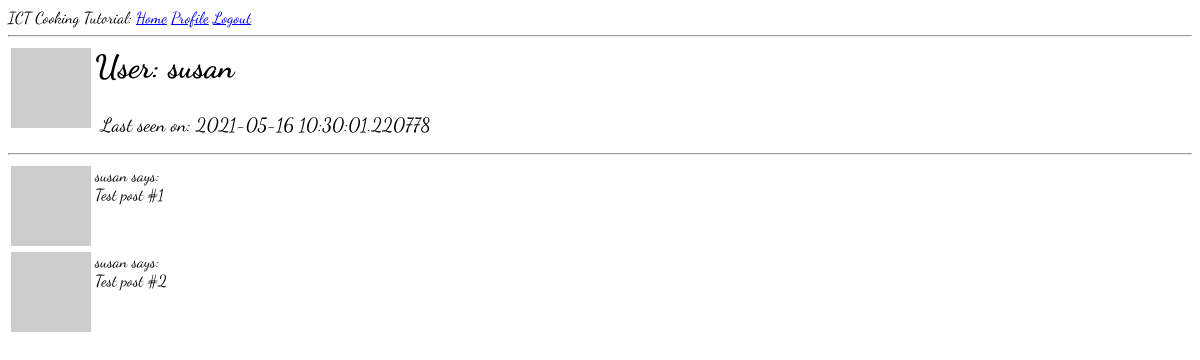
Before: /user/susan (signed in) with the older database file.
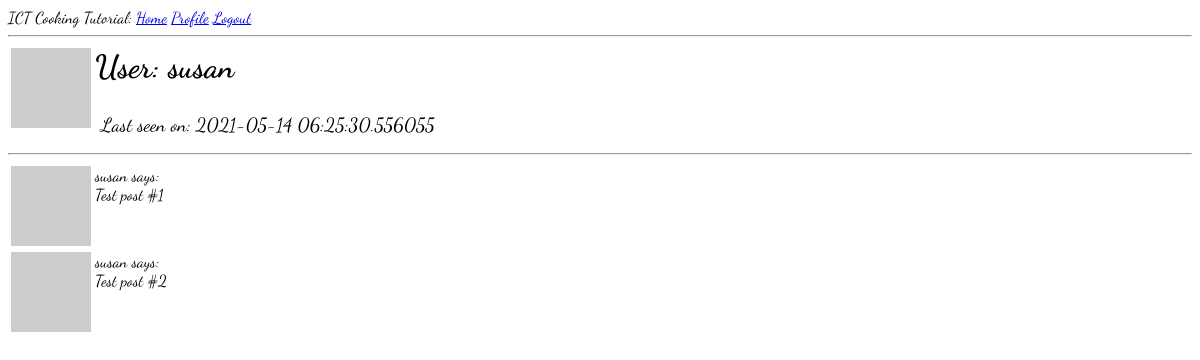
After: the same page with the newer database file.
### app/models.py (models this page shows, shortened)
class User(UserMixin, db.Model):
    id = db.Column(db.Integer, primary_key=True)
    username = db.Column(db.String(64), index=True, unique=True)
    email = db.Column(db.String(120), index=True, unique=True)
    password_hash = db.Column(db.String(128))
    posts = db.relationship('Post', backref='author', lazy='dynamic')
    about_me = db.Column(db.String(140))
    last_seen = db.Column(db.DateTime, default=datetime.utcnow)
    def avatar(self, size):
        digest = md5(self.email.lower().encode('utf-8')).hexdigest()
        return 'https://www.gravatar.com/avatar/{}?d=identicon&s={}'.format(
            digest, size)

### app/routes.py (the view)
@app.route('/user/<username>')
@login_required
def user(username):
    user = User.query.filter_by(username=username).first_or_404()
    posts = [
        {'author': user, 'body': 'Test post #1'},
        {'author': user, 'body': 'Test post #2'}
    ]
    return render_template('user.html', user=user, posts=posts)

### app/models.py (called while the page is built)
@login.user_loader
def load_user(id):
    return User.query.get(int(id))

### app/routes.py (called while the page is built)
@app.before_request
def before_request():
    if current_user.is_authenticated:
        current_user.last_seen = datetime.utcnow()
        db.session.commit()

### app/templates/user.html (shortened to what this page needs)
{% extends "base.html" %}
{% block content %}
    <table>
        <tr valign="top">
            <td><img src="{{ user.avatar(128) }}"></td>
            <td>
                <h1>User: {{ user.username }}</h1>
                {% if user.last_seen %}<p>Last seen on: {{ user.last_seen }}</p>{% endif %}
            </td>
        </tr>
    </table>
    <hr>
    {% for post in posts %}
        {% include '_post.html' %}
    {% endfor %}
{% endblock %}

### app/templates/base.html (shortened to what this page needs)
<html>
    <head>
        <link type="text/css" rel="stylesheet" href="{{url_for('static', filename='css/content_style.css') }}">
    </head>
    <body>
        <div>
            ICT Cooking Tutorial:
            <a href="{{ url_for('index') }}">Home</a>
            {% if current_user.is_anonymous %}
            <a href="{{ url_for('login') }}">Login</a>
            {% else %}
            <a href="{{ url_for('user', username=current_user.username) }}">Profile</a>
            <a href="{{ url_for('logout') }}">Logout</a>
            {% endif %}
          </div>
        <hr>
        {% block content %}{% endblock %}
    </body>
</html>

### app/templates/_post.html
<table>
    <tr valign="top">
        <td><img src="{{ post.author.avatar(36) }}"></td>
        <td>{{ post.author.username }} says:<br>{{ post.body }}</td>
    </tr>
</table>

### app/static/css/content_style.css (style rules this page uses)
body { font-family: 'Dancing Script', cursive; }
p { margin: 0 auto; width: 100%; color: black; text-align: "center"; padding: 6px; font-size:larger; }

Changed rows visible on the page:
changed User "susan": last_seen "2021-05-16 10:30:01.220778" → "2021-05-14 06:25:30.556055"
